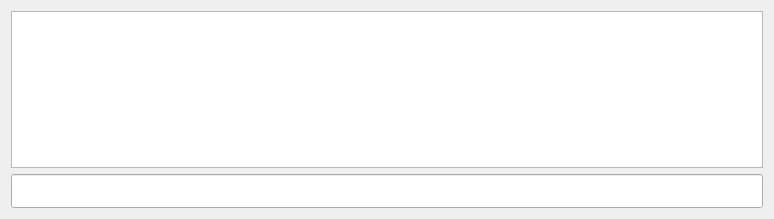
<?xml version="1.0" encoding="UTF-8"?>
<ui version="4.0">
 <class>MainWindow</class>
 <widget class="QMainWindow" name="MainWindow">
  <property name="geometry">
   <rect>
    <x>0</x>
    <y>0</y>
    <width>774</width>
    <height>219</height>
   </rect>
  </property>
  <property name="windowTitle">
   <string>MainWindow</string>
  </property>
  <widget class="QWidget" name="centralWidget">
   <layout class="QVBoxLayout" name="verticalLayout_2">
    <item>
     <layout class="QVBoxLayout" name="verticalLayout">
      <item>
       <widget class="QPlainTextEdit" name="plainTextEdit">
        <property name="font">
         <font>
          <pointsize>13</pointsize>
         </font>
        </property>
       </widget>
      </item>
      <item>
       <widget class="QLineEdit" name="lineEdit">
        <property name="font">
         <font>
          <pointsize>17</pointsize>
         </font>
        </property>
       </widget>
      </item>
     </layout>
    </item>
   </layout>
  </widget>
 </widget>
 <layoutdefault spacing="6" margin="11"/>
 <resources/>
 <connections/>
</ui>
